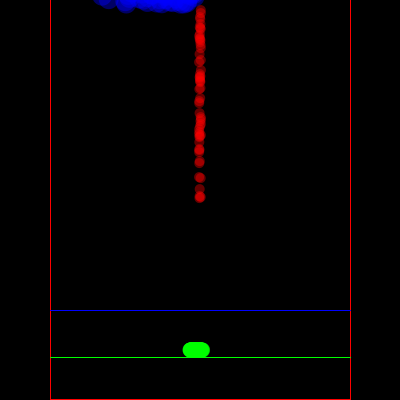
Frame 1 (no input)
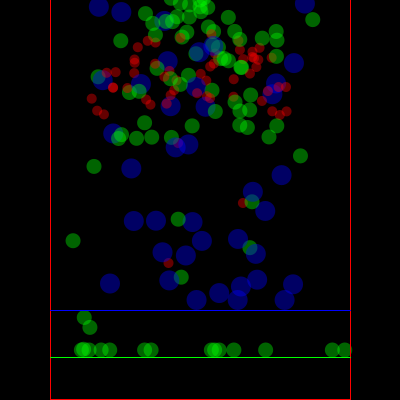
Frame 60 (the mouse pressed at the canvas centre just before this capture)
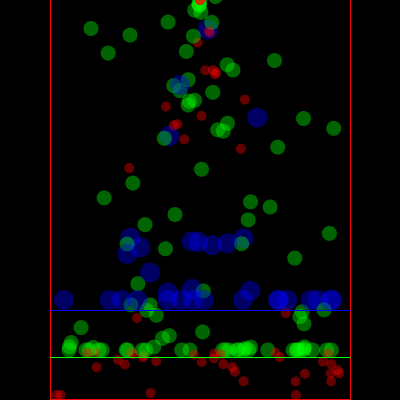
Frame 120 (the mouse held since frame 60 and released just before this capture)

The Processing sketch that drew these frames (run headless with seeded random() and noise(); from frame 60 on, the mouse is pressed at the canvas centre):

// Processing sketch: processing_41591
// ── processing_41591.pde

//Lab Assignment 7
//create new subclasses

int numParticles = 200;
GenParticle[] p = new GenParticle[numParticles];

void setup() {
  size(400, 400);
  noStroke();
  smooth();
  for (int i = 0; i < p.length; i++) {// red particles
    float velX = random(-1, 1);
    float velY = -i;
    p[i] = new GenParticle(width/2, height/2, velX, velY, 5, width/2, height/2);
  }
  for (int i = 0; i < p.length; i++) {// blue particles
    if (random(20) > 10) {
      float velX = random(-100, 1);
      float velY = random(-10, 3);
      p[i] = new LParticle(width/2, 0, velX, velY, 100, width/2, height/2);
    }
  }
  for (int i = 0; i < p.length; i++) { // green particles
    if (random(20) > 10) {
      float velX = random(-10, 3);
      float velY = random(-10, 3);
      p[i] = new MParticle(width/2, height, velX, velY, 50, width/2, height/2);
    }
  }
  
}

void draw() {
  fill(0);
  rect(0, 0, width, height);
  fill(255, 60);
  for (int i = 0; i < p.length; i++) {
    p[i].update();
    p[i].regenerate();
    p[i].display();
  }
}


class Particle {
  float x, y; // The x- and y-coordinates
  float vx, vy; // The x- and y-velocities
  float radius; // Particle radius
  float gravity = 0.05;
  float speed = 1;
  float friction = 1;

  Particle(float xpos, float ypos, float velx, float vely, float r) {
    x = xpos;
    y = ypos;
    vx = velx;
    vy = vely;
    radius = r;
  }

  void update() {
    vy = vy + gravity;
    y += vy;
    x += vx;
    speed = speed + gravity; // makes the particles bounce and then stick to the bottom of the screen
    speed = speed * friction;
    y = y + speed;
    if (y > (height - radius)) {
    y = height - radius;
    speed = -speed;
    }
  }

  void display() {
    noStroke();
    fill(255,0,0,100);
    ellipse(x, y, radius*2, radius*2);
  }
}


class GenParticle extends Particle { //the particles will be in a line and on the bottom of the three lines
  float originX, originY;

  GenParticle(float xIn, float yIn, float vxIn, float vyIn, float r, float ox, float oy) {
    super(xIn, yIn, vxIn, vyIn, r);
    originX = ox;
    originY = oy;
  }

  void regenerate() {
    if ((x > 345) || (x < 55) ||
        (y > height + radius) || (y < -radius)) {
      x = width/2;
      y = 0;
      vx = random(-2.0, 2.0);
      vy = random(-4.0, -2.0);
    }
  }
}

class LParticle extends GenParticle { // the particles will be in a line and on the top of the three lines
 
  LParticle(float xIn, float yIn, float vxIn, float vyIn, float r, float ox, float oy) {
    super(xIn, yIn, vxIn, vyIn, r, ox, oy);
  }
  void regenerate() {
    if ((x > 340) || (x < 60) ||
      (y > height) || (y < -height)) {
      x = width/2;
      y = 0;
      vx = random(-2, 2);
      vy = random(-4.0, 2.0);
    }
  }
  void display() {
    noStroke();
    fill(0,0,255,100);
    ellipse(x, y, 20, 20);
    stroke(255,0,0);    
    line(50,0,50,height); // two lines to restrickthe balls
    line(350,0,350,height);
    stroke(0,255,0);// green line to catch the green balls
    line(50,357.5,350,357.5);
    stroke(255,0,0);// red line to catch the red balls
    line(50,height-1,350,height-1);
    stroke(0,0,255);// blue line to catch the blue balls
    line(50,310,350,310);
  }
  
}

class MParticle extends GenParticle { // the parricles will be in a line in the middle of the blue and red ones
 
  MParticle(float xIn, float yIn, float vxIn, float vyIn, float r, float ox, float oy) {
    super(xIn, yIn, vxIn, vyIn, r, ox, oy);
  }
  void regenerate() {
    if ((x >345) || (x < 55) ||
      (y > height) || (y < -height)) {
      x = width/2;
      y = 0;
      vx = random(-2, 2);
      vy = random(-4.0, 2.0);
    }
  }
  void display() {
    noStroke();
    fill(0,255,0,100);
    ellipse(x, y, 15, 15);
  }
}
